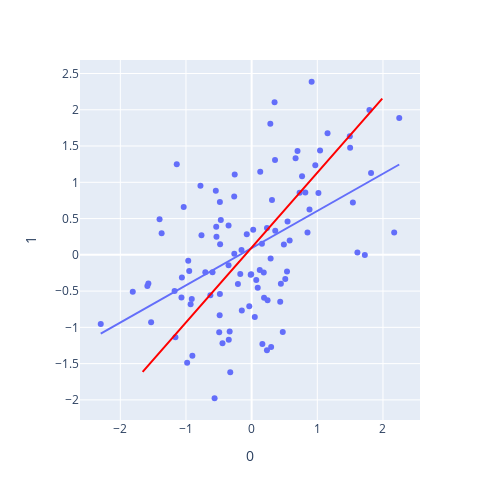

This figure's notebook cell:
### Code cell
cov = np.array([[1, 0.5], [0.5, 1]])
X = np.random.multivariate_normal([0, 0], cov, size=100)

fig = px.scatter(X,x=0,y=1, trendline="ols")
fig.add_traces(
    px.line(sm.PCA(X).project(ncomp=1),x=0,y=1).update_traces(line_color="red").data, 
).update_layout(width=500, height=500)
